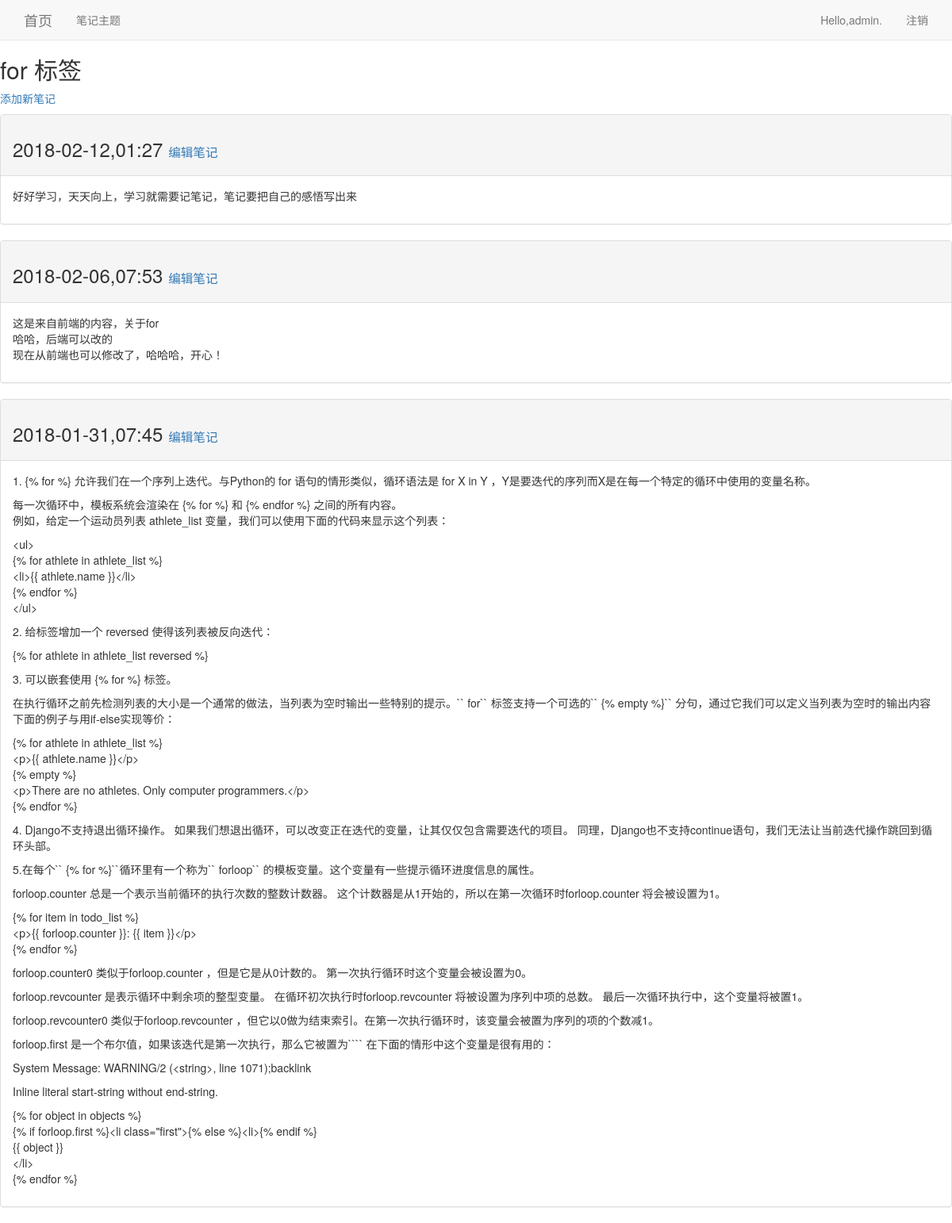
The page /topics/2/ (signed in) on the database its author committed.
### myapp/models.py (models this page shows, shortened)
class Topic(models.Model):
    text = models.TextField(max_length=200)
    date_added = models.DateTimeField(auto_now_add=True)
    owner = models.ForeignKey(User, on_delete=models.CASCADE)
    def __str__(self):
        return self.text

class Entry(models.Model):
    topic = models.ForeignKey(Topic, on_delete=models.CASCADE)
    text = models.TextField()
    date_added = models.DateTimeField(auto_now_add=True)
    class Meta:
        verbose_name_plural = "entries"

### myapp/views.py (the view)
# urls.py: url(r"^topics/(?P<topic_id>\d+)/$", views.topic, name="topic"),
@login_required
def topic(request, topic_id):
    topic = Topic.objects.get(id=topic_id)
    if topic.owner != request.user:
        raise Http404
    entries = topic.entry_set.order_by('-date_added')
    context = {"topic": topic, "entries": entries}
    return render(request, "myapp/topic.html", context)

### templates/myapp/topic.html (shortened to what this page needs)
<!DOCTYPE html>
<html lang="en">
<head>
</head>
<body>
{% extends "myapp/base.html" %}
{% block header %}
<h2>{{ topic }}</h2>
{% endblock header %}
{% block content %}
<p>
    <a href="{% url 'myapp:new_entry' topic.id%}">添加新笔记</a>
</p>
{% for entry in entries%}
<div class="panel panel-default">
    <div class="panel-heading">
        <h3>
            {{entry.date_added |date:'Y-m-d,H:i'}}
            <small>
                <a href="{% url 'myapp:edit_entry' entry.id %}">编辑笔记</a>
            </small>
        </h3>
    </div>
    <div class="panel-body">
        {{entry.text| linebreaks}}
    </div>
</div>
{% empty %}
这个主题还没有笔记哦！
{%endfor %}
{% endblock content %}

### templates/myapp/base.html (shortened to what this page needs)
{% load bootstrap3 %}
<!DOCTYPE html >
<html lang="en">
<head>
    {% bootstrap_css %}
</head>
<body>
<nav class="navbar navbar-default navbar-static-top">
    <div class="container ">
        <div class="navbar-header">
            <a class="navbar-brand" href="{% url 'myapp:index'%}">首页</a>
        </div>
        <div id="navbar" class="navbar-collapse collapse">
            <ul class="nav navbar-nav">
                <li><a href="{% url 'myapp:topics'%}">笔记主题</a></li>
            </ul>
            <ul class="nav navbar-nav navbar-right">
                {% if user.is_authenticated %}
                <li><a>Hello,{{ user.username }}.</a></li>
                <li><a href="{% url 'users:logout' %}">注销 </a></li>
                {% else %}
                <li><a href="{% url 'users:register'%}">注册</a></li>
                <li><a href="{% url 'users:login' %}">登陆</a></li>
                {% endif %}
            </ul>
        </div>
    </div>
</nav>
<div id="container ">
    <div id="page-header">
        {%block header%} {%endblock header%}
    </div>
    <div>
        {%block content%} {%endblock content%}
    </div>
</div>
</body>
</html>

### templates/myapp/base.html (style rules this page uses)
* { margin: 0; padding: 0; }

### rows shown on the page
Topic: text "for 标签"
Entry: date_added "2018-02-12,01:27", text "好好学习，天天向上，学习就需要记笔记，笔记要把自己的感悟写出来"
Entry: date_added "2018-02-06,07:53", text "这是来自前端的内容，关于for 哈哈，后端可以改的 现在从前端也可以修改了，哈哈哈，开心！"
Entry: date_added "2018-01-31,07:45", text "1. {% for %} 允许我们在一个序列上迭代。与Python的 for 语句的情形类似，循环语法是 for X in Y ，Y是要迭代的序列而X是在每一个特定的循环中使用的变量名称。 每一次循环中，模板系统会渲染在 {% for %} 和 {% endfor %} 之间的所有内容。 例如，给定一个运动员列表 athlete_list 变量，我们可以使用下面的代码来显示这个列表： <ul> {% for athlete in athlete_list %} <li>{{ athlete.name }}</li> {% endfor %} </ul> 2. 给标签增加一个 reversed 使得该列表被反向迭代： {% for athlete in athlete_list reversed %} 3. 可以嵌套使用 {% for %} 标签。 在执行循环之前先检测列表的大小是一个通常的做法，当列表为空时输出一些特别的提示。`` for`` 标签支持一个可选的`` {% empty %}`` 分句，通过它我们可以定义当列表为空时的输出内容 下面的例子与用if-else实现等价： {% for athlete in athlete_list %} <p>{{ athlete.name }}</p> {% empty %} <p>There are no athletes. Only computer programmers.</p> {% endfor %} 4. Django不支持退出循环操作。 如果我们想退出循环，可以改变正在迭代的变量，让其仅仅包含需要迭代的项目。…"

### other values the page prints
{{ user.username }} "admin"
